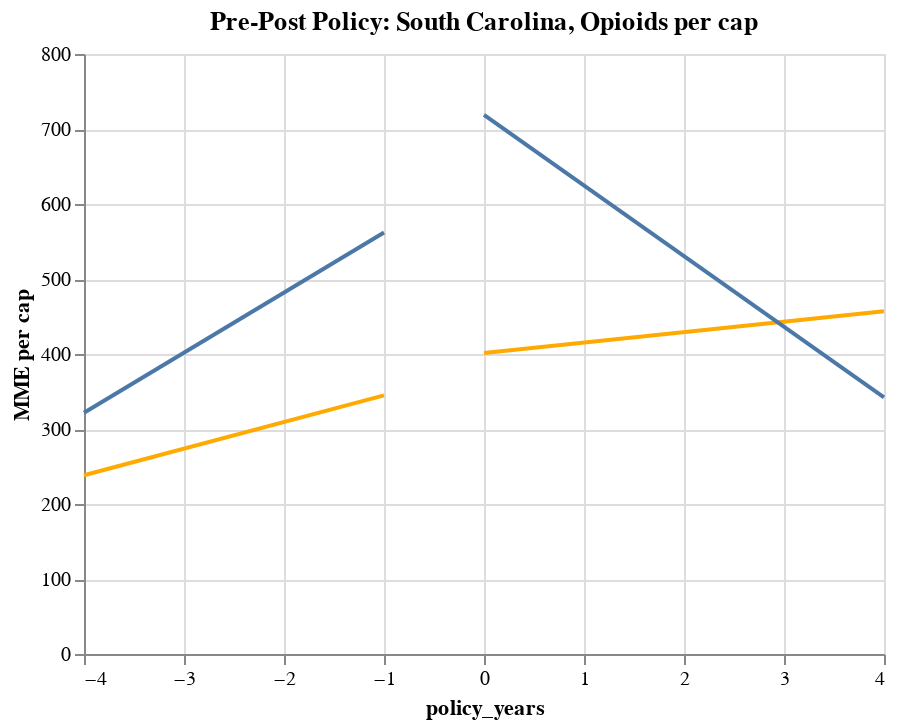

The notebook cell saved with this chart:
### Code cell
#Difference in difference plot, opioids, FL vs SC
#how do we change the title???
sc_chart_opioid+fl_chart_opioid

### Figure 1 — Vega-Lite specification as saved in the notebook (floating-point values rounded to 4 significant figures; data arrays with more than 128 entries replaced by an {"elided": "..."} marker saying what was removed)
{"config": {"view": {"continuousWidth": 400, "continuousHeight": 300}}, "layer": [{"data": {"name": "data-ba95a8d1127b633b087ee09838a1e535"}, "mark": {"type": "line", "color": "#FFAA00"}, "encoding": {"x": {"type": "quantitative", "field": "policy_years"}, "y": {"type": "quantitative", "field": "MME per cap"}}, "title": "Pre-Post Policy: South Carolina, Opioids per cap", "transform": [{"on": "policy_years", "regression": "MME per cap"}]}, {"data": {"name": "data-c8ba2dc4b37b828ab302a6178727ad73"}, "mark": {"type": "line", "color": "#FFAA00"}, "encoding": {"x": {"type": "quantitative", "field": "policy_years"}, "y": {"type": "quantitative", "field": "MME per cap"}}, "transform": [{"on": "policy_years", "regression": "MME per cap"}]}, {"layer": [{"data": {"name": "data-9101f021e3c58dadeac7012d12e9a302"}, "mark": "line", "encoding": {"x": {"type": "quantitative", "field": "policy_years"}, "y": {"type": "quantitative", "field": "MME per cap"}}, "title": "Pre-Post Policy: florida, Opioids per cap", "transform": [{"on": "policy_years", "regression": "MME per cap"}]}, {"data": {"name": "data-5615710c4a0babc798ed0feec4b13112"}, "mark": "line", "encoding": {"x": {"type": "quantitative", "field": "policy_years"}, "y": {"type": "quantitative", "field": "MME per cap"}}, "transform": [{"on": "policy_years", "regression": "MME per cap"}]}]}], "$schema": "https://vega.github.io/schema/vega-lite/v4.8.1.json", "datasets": {"data-ba95a8d1127b633b087ee09838a1e535": {"elided": "184 records"}, "data-c8ba2dc4b37b828ab302a6178727ad73": {"elided": "230 records"}, "data-9101f021e3c58dadeac7012d12e9a302": {"elided": "265 records"}, "data-5615710c4a0babc798ed0feec4b13112": {"elided": "335 records"}}}
